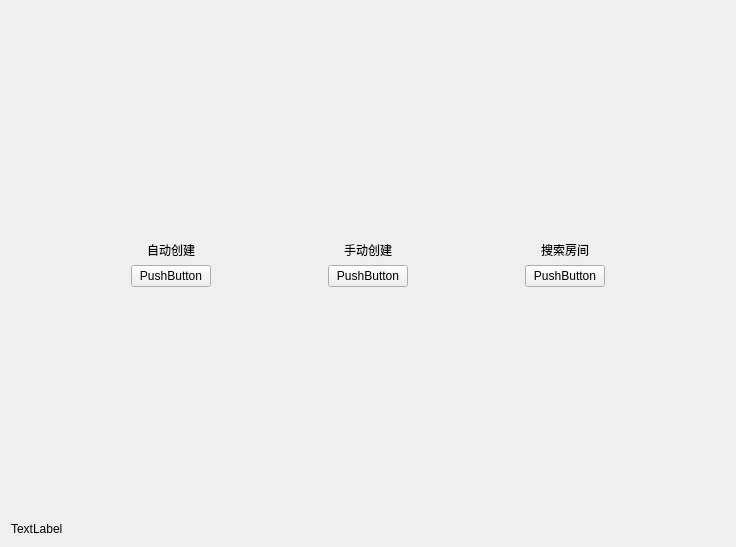
<?xml version="1.0" encoding="UTF-8"?>
<ui version="4.0">
 <class>GameMode</class>
 <widget class="QDialog" name="GameMode">
  <property name="geometry">
   <rect>
    <x>0</x>
    <y>0</y>
    <width>736</width>
    <height>547</height>
   </rect>
  </property>
  <property name="windowTitle">
   <string>Dialog</string>
  </property>
  <layout class="QVBoxLayout" name="verticalLayout_6">
   <item>
    <widget class="QStackedWidget" name="stackedWidget">
     <property name="currentIndex">
      <number>1</number>
     </property>
     <widget class="QWidget" name="mode_page">
      <layout class="QHBoxLayout" name="horizontalLayout">
       <item>
        <spacer name="horizontalSpacer_3">
         <property name="orientation">
          <enum>Qt::Horizontal</enum>
         </property>
         <property name="sizeHint" stdset="0">
          <size>
           <width>40</width>
           <height>20</height>
          </size>
         </property>
        </spacer>
       </item>
       <item>
        <layout class="QVBoxLayout" name="verticalLayout">
         <item>
          <widget class="QLabel" name="singlemode_label">
           <property name="text">
            <string>单机模式</string>
           </property>
           <property name="alignment">
            <set>Qt::AlignCenter</set>
           </property>
          </widget>
         </item>
         <item>
          <widget class="QPushButton" name="singlemode_btn">
           <property name="text">
            <string>PushButton</string>
           </property>
          </widget>
         </item>
        </layout>
       </item>
       <item>
        <spacer name="horizontalSpacer_4">
         <property name="orientation">
          <enum>Qt::Horizontal</enum>
         </property>
         <property name="sizeHint" stdset="0">
          <size>
           <width>40</width>
           <height>20</height>
          </size>
         </property>
        </spacer>
       </item>
       <item>
        <layout class="QVBoxLayout" name="verticalLayout_2">
         <item>
          <widget class="QLabel" name="netmode_label">
           <property name="text">
            <string>联机模式</string>
           </property>
           <property name="alignment">
            <set>Qt::AlignCenter</set>
           </property>
          </widget>
         </item>
         <item>
          <widget class="QPushButton" name="netmode_btn">
           <property name="text">
            <string>PushButton</string>
           </property>
          </widget>
         </item>
        </layout>
       </item>
       <item>
        <spacer name="horizontalSpacer_5">
         <property name="orientation">
          <enum>Qt::Horizontal</enum>
         </property>
         <property name="sizeHint" stdset="0">
          <size>
           <width>40</width>
           <height>20</height>
          </size>
         </property>
        </spacer>
       </item>
      </layout>
     </widget>
     <widget class="QWidget" name="room_page">
      <layout class="QHBoxLayout" name="horizontalLayout_2">
       <item>
        <spacer name="horizontalSpacer">
         <property name="orientation">
          <enum>Qt::Horizontal</enum>
         </property>
         <property name="sizeHint" stdset="0">
          <size>
           <width>40</width>
           <height>20</height>
          </size>
         </property>
        </spacer>
       </item>
       <item>
        <layout class="QVBoxLayout" name="verticalLayout_3">
         <item>
          <spacer name="verticalSpacer">
           <property name="orientation">
            <enum>Qt::Vertical</enum>
           </property>
           <property name="sizeHint" stdset="0">
            <size>
             <width>20</width>
             <height>40</height>
            </size>
           </property>
          </spacer>
         </item>
         <item>
          <widget class="QLabel" name="auto_label">
           <property name="text">
            <string>自动创建</string>
           </property>
           <property name="alignment">
            <set>Qt::AlignCenter</set>
           </property>
          </widget>
         </item>
         <item>
          <widget class="QPushButton" name="auto_btn">
           <property name="text">
            <string>PushButton</string>
           </property>
          </widget>
         </item>
         <item>
          <spacer name="verticalSpacer_2">
           <property name="orientation">
            <enum>Qt::Vertical</enum>
           </property>
           <property name="sizeHint" stdset="0">
            <size>
             <width>20</width>
             <height>40</height>
            </size>
           </property>
          </spacer>
         </item>
        </layout>
       </item>
       <item>
        <spacer name="horizontalSpacer_6">
         <property name="orientation">
          <enum>Qt::Horizontal</enum>
         </property>
         <property name="sizeHint" stdset="0">
          <size>
           <width>40</width>
           <height>20</height>
          </size>
         </property>
        </spacer>
       </item>
       <item>
        <layout class="QVBoxLayout" name="verticalLayout_4">
         <item>
          <spacer name="verticalSpacer_3">
           <property name="orientation">
            <enum>Qt::Vertical</enum>
           </property>
           <property name="sizeHint" stdset="0">
            <size>
             <width>20</width>
             <height>40</height>
            </size>
           </property>
          </spacer>
         </item>
         <item>
          <widget class="QLabel" name="manual_label">
           <property name="text">
            <string>手动创建</string>
           </property>
           <property name="alignment">
            <set>Qt::AlignCenter</set>
           </property>
          </widget>
         </item>
         <item>
          <widget class="QPushButton" name="manual_btn">
           <property name="text">
            <string>PushButton</string>
           </property>
          </widget>
         </item>
         <item>
          <spacer name="verticalSpacer_4">
           <property name="orientation">
            <enum>Qt::Vertical</enum>
           </property>
           <property name="sizeHint" stdset="0">
            <size>
             <width>20</width>
             <height>40</height>
            </size>
           </property>
          </spacer>
         </item>
        </layout>
       </item>
       <item>
        <spacer name="horizontalSpacer_7">
         <property name="orientation">
          <enum>Qt::Horizontal</enum>
         </property>
         <property name="sizeHint" stdset="0">
          <size>
           <width>40</width>
           <height>20</height>
          </size>
         </property>
        </spacer>
       </item>
       <item>
        <layout class="QVBoxLayout" name="verticalLayout_5">
         <item>
          <spacer name="verticalSpacer_5">
           <property name="orientation">
            <enum>Qt::Vertical</enum>
           </property>
           <property name="sizeHint" stdset="0">
            <size>
             <width>20</width>
             <height>40</height>
            </size>
           </property>
          </spacer>
         </item>
         <item>
          <widget class="QLabel" name="search_label">
           <property name="text">
            <string>搜索房间</string>
           </property>
           <property name="alignment">
            <set>Qt::AlignCenter</set>
           </property>
          </widget>
         </item>
         <item>
          <widget class="QPushButton" name="search_btn">
           <property name="text">
            <string>PushButton</string>
           </property>
          </widget>
         </item>
         <item>
          <spacer name="verticalSpacer_6">
           <property name="orientation">
            <enum>Qt::Vertical</enum>
           </property>
           <property name="sizeHint" stdset="0">
            <size>
             <width>20</width>
             <height>40</height>
            </size>
           </property>
          </spacer>
         </item>
        </layout>
       </item>
       <item>
        <spacer name="horizontalSpacer_2">
         <property name="orientation">
          <enum>Qt::Horizontal</enum>
         </property>
         <property name="sizeHint" stdset="0">
          <size>
           <width>40</width>
           <height>20</height>
          </size>
         </property>
        </spacer>
       </item>
      </layout>
     </widget>
    </widget>
   </item>
   <item>
    <widget class="QLabel" name="information">
     <property name="text">
      <string>TextLabel</string>
     </property>
    </widget>
   </item>
  </layout>
 </widget>
 <resources/>
 <connections/>
</ui>
